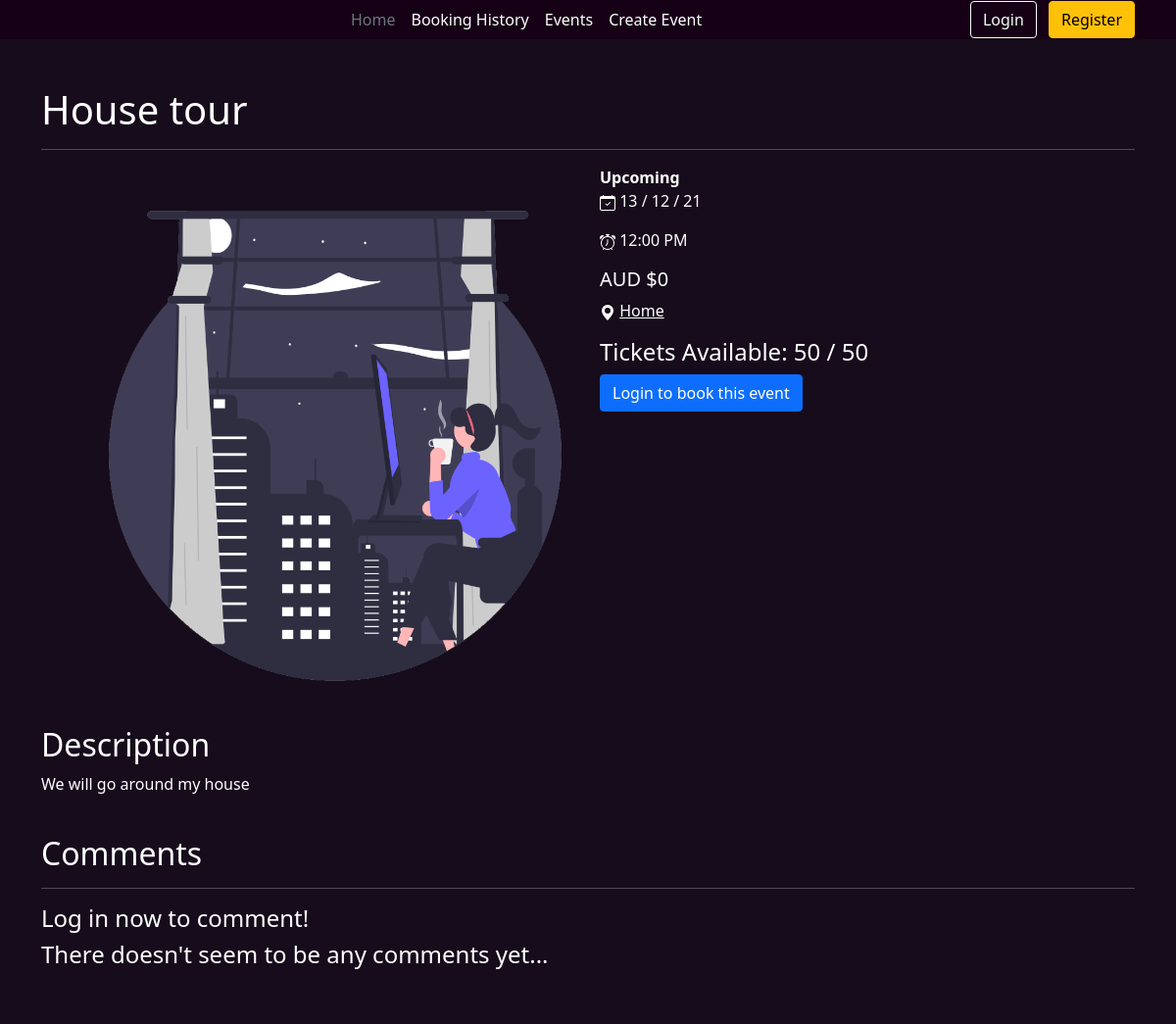
Page /event/view/1 on the earlier database version.
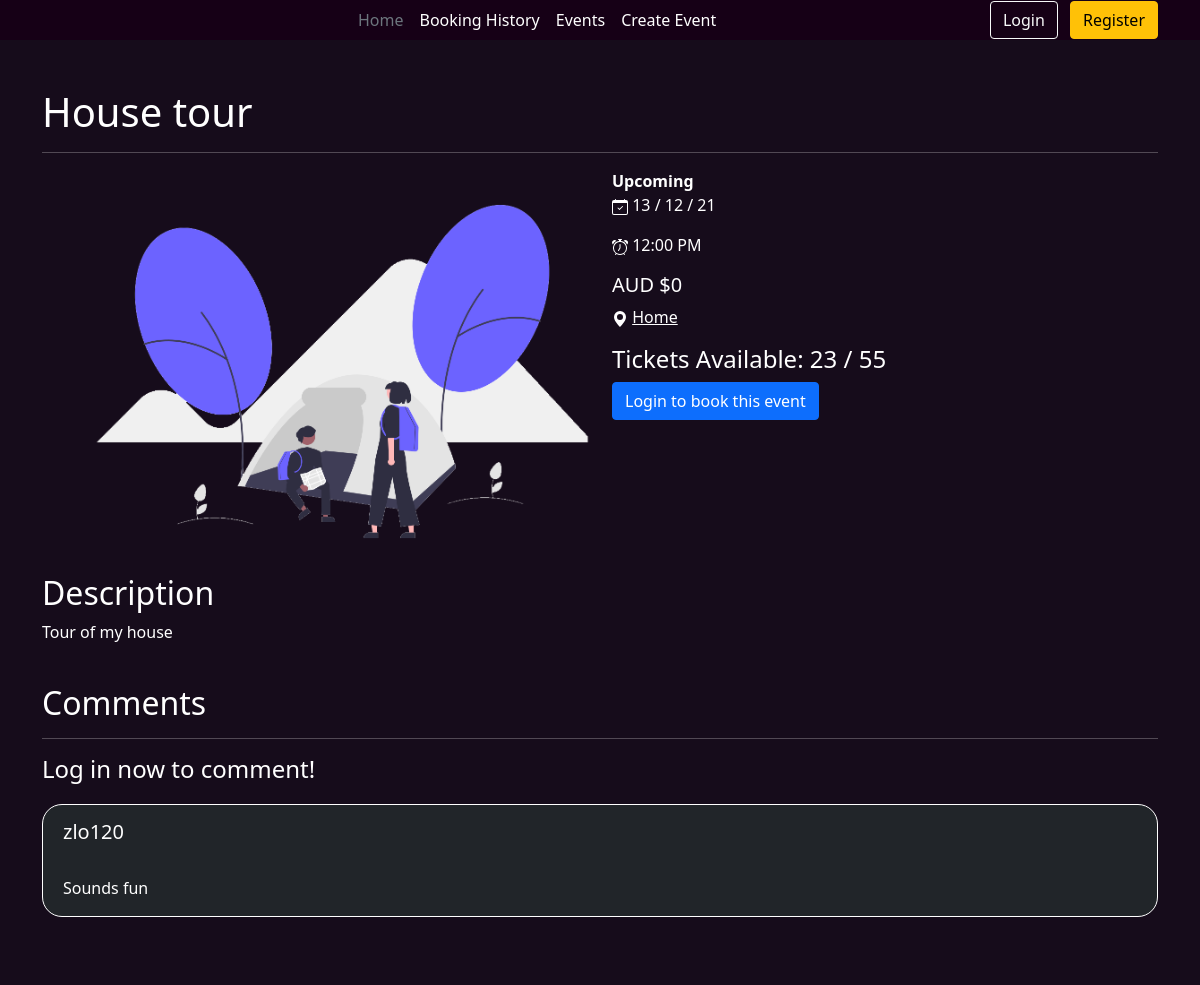
Same page on the later database version.
### website/models.py (models this page shows)
class Event(db.Model):
    __tablename__ = "events"
    EventID = db.Column(db.Integer, primary_key = True, nullable = False, autoincrement=True)
    Name = db.Column(db.String(256), nullable = False)
    Description = db.Column(db.String(256), nullable = False)
    Status = db.Column(db.String(256), nullable = False)
    DateTime = db.Column(db.DateTime, nullable = False)
    Cost = db.Column(db.Integer, nullable = False)
    Address = db.Column(db.String(256), nullable = False)
    AvailableTickets = db.Column(db.Integer, nullable = False)
    TotalTickets = db.Column(db.Integer, nullable = False)
    Image = db.Column(db.String(256), nullable = True)
    Username = db.Column(db.Integer, db.ForeignKey('users.Username'))
    CategoryID = db.Column(db.Integer, db.ForeignKey('categories.CategoryID'))
    Comments = db.relationship("Comment", backref="Event")
    Orders = db.relationship("Order", backref="Event")

class Comment(db.Model):
    __tablename__ = "comments"
    CommentID = db.Column(db.Integer, primary_key = True, nullable = False, autoincrement=True)
    Comment = db.Column(db.String(256), nullable = False)
    DateTime = db.Column(db.DateTime, nullable = False)
    Username = db.Column(db.Integer, db.ForeignKey('users.Username'))
    EventID = db.Column(db.Integer, db.ForeignKey('events.EventID'))

### website/event.py (the view, shortened to what this page needs)
@eventbp.route('/view/<int:id>', methods=['GET', 'POST'])
def view(id):
    event = Event.query.filter_by(EventID = id).first()
    form = CreateComment()
    if event is None:
        return abort(404)
    bookingForm = bookEvent(event)
    return render_template("event/view.html", event = event, form = form , bookingForm = bookingForm)

### website/forms.py (called while the page is built)
def bookEvent(event):
    class CreateBooking(FlaskForm):
        Amount = IntegerField("Number of Tickets", validators=[InputRequired(), NumberRange(min = 1, max = event.AvailableTickets)])
        Submit = SubmitField("Place order")
    return CreateBooking()

### website/templates/event/view.html (shortened to what this page needs)
{% extends "base.html" %}
{% block body %}
<div class="container">
  <div class="white event-content mt-5">
    <h1 class="mb-3" style="text-align: left;">{{event.Name}}</h1>
    <hr>
    <div class="row mb-4">
      <div class="col-6">
        <img width="600px" src="{{ url_for('static' , filename=event.Image) }}" alt="">
        <h2>Description</h2>
        <p>{{event.Description}}</p>
      </div>
      <div class="col-6">
        <strong>{{event.Status}}</strong>
        <p> {{event.DateTime.strftime('%d / %m / %y')}}</p>
        <p> {{event.DateTime.strftime('%I:%M %p')}}</p>
        <h5>AUD ${{event.Cost}}</h5>
        <p><svg xmlns="http://www.w3.org/2000/svg" width="16" height="16" fill="currentColor" class="bi bi-geo-alt-fill" viewBox="0 0 16 16">
            <path d="M8 16s6-5.686 6-10A6 6 0 0 0 2 6c0 4.314 6 10 6 10zm0-7a3 3 0 1 1 0-6 3 3 0 0 1 0 6z"/>
          </svg> <a style="color: white;" target="_blank" href="https://maps.google.com/?q={{event.Address}}">{{event.Address}}</a></p>
        <h4>Tickets Available: {{event.AvailableTickets}} / {{event.TotalTickets}}</h4>
        {% if current_user.is_authenticated %}
        <button type="button" class="btn btn-primary" data-bs-toggle="modal" data-bs-target="#bookingModal">
          Purchase Tickets
        </button>
        {% else %}
        <a href="{{url_for('auth.login')}}" class="btn btn-primary">Login to book this event</a>
        {% endif %}
      </div>
    </div>
    <div class="comments">
      <h2>Comments</h2>
      <hr>
      {% if current_user.is_authenticated %}
      <form action="" method="POST">
        {{form.hidden_tag()}}
        <div class="form-group">
          {{form.Content(class="form-control")}}
          {{form.Submit(class="form-control mt-3 mb-5 btn btn-primary", style="width:25%")}}
        </div>
      </form>
      {%else%}
      <h4>Log in now to comment!</h4>
      {% endif %}
      {% if event.Comments | length < 1 %}
      <h4>There doesn't seem to be any comments yet...</h4>
      {% else %}
        {% for comment in event.Comments %}
        <div class="comment bg-dark" style="border-style: solid; border-width: thin; border-color: white;">
          <div class="comment-contents">
              <h5 class="">{{comment.Username}}</h5><br>
              <p>{{comment.Comment}}</p>
          </div>
        </div>
        {% endfor %}
      {% endif %}
    </div>
</div>
</div>
{% endblock %}

### website/templates/base.html (shortened to what this page needs)
<!DOCTYPE html>
<html lang="en">
<head>
    <link href="https://cdn.jsdelivr.net/npm/bootstrap@5.1.0/dist/css/bootstrap.min.css" rel="stylesheet">
    <link rel="stylesheet" href="{{ url_for('static', filename='index.css') }}">
</head>
<body>
    <header>
        <div class="container">
            <div class="d-flex flex-wrap align-items-center justify-content-center justify-content-lg-start">
                <a href="/" class="d-flex align-items-center mb-2 mb-lg-0 text-white text-decoration-none">
                    <svg class="bi me-2" width="100%" height="32" role="img" aria-label="Bootstrap"><use xlink:href="/IM"/></svg>
                </a>
                <ul class="nav col-12 col-lg-auto me-lg-auto mb-2 justify-content-center mb-md-0">
                    <li><a href="{{url_for('main.index')}}" class="nav-link px-2 text-secondary">Home</a></li>
                    <li><a href="#" class="nav-link px-2 text-white">Booking History</a></li>
                    <li><a href="#" class="nav-link px-2 text-white">Events</a></li>
                    <li><a href="{{url_for('event.create')}}" class="nav-link px-2 text-white">Create Event</a></li>
                </ul>
                <div class="text-end">
                    {% if current_user.is_authenticated %}
                    <a class="btn btn-outline-light me-2" href="{{url_for('auth.logout')}}">Log Out</a>
                    {% else %}
                    <a class="btn btn-outline-light me-2" href="{{url_for('auth.login')}}">Login</a>
                    <a class="btn btn-warning" href="{{url_for('auth.register')}}">Register</a>
                    {% endif %}
                </div>
            </div>
        </div>
    </header>
    <body>
        {% block body %}{% endblock %}
    </body>
    <footer>
    </footer>
</body>
</html>

### website/static/index.css (style rules this page uses)
.white { color: white; }
.white p { color: white; }
h1, h2, h3, h4, h5, h6 { color: white; }
p { color: black; }
header { background-color: rgb(22, 0, 22); }
body { background-color: #160c1b; }
footer { background-color: #160c1b; padding-bottom: 3em; }
hr { border: 0; border-top: 1px solid white; }
.comments { text-align: left; }
.comment { border-radius: 20px; margin-top: 20px; margin-bottom: 20px; }
.comment-contents { padding-left: 20px; padding-top: 15px; }

Differences in the rows shown:
changed Event "House tour": Image: a different picture; Description "We will go around my house" → "Tour of my house"; AvailableTickets "50" → "23"; TotalTickets "50" → "55"
added Comment: Username "zlo120", Comment "Sounds fun"
Other differences:
text no longer shown: "There doesn't seem to be any comments yet..."
